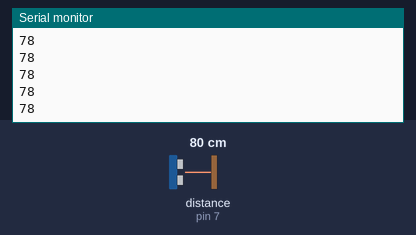
Simulated run of this sketch. Board: Arduino Uno, built with avr-gcc and run on an emulated ATmega328P. On the bench: the last lines printed to the serial monitor. Wiring (inferred from the names in the program): ultrasonic range finder: trigger pin 6; echo pin 7. The inputs (shaded band) are chosen by the test bench; at power-on: distance to the obstacle (sensor on pin 7) 80 cm. The echo pulse lasts 58.3 µs per cm.

Above: at 1.7 s.
1.8 s: distance to the obstacle (sensor on pin 7) set to 2 cm
At 1.87 s:
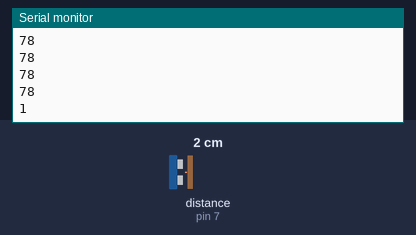
3.3 s: distance to the obstacle (sensor on pin 7) set to 4 cm
At 3.39 s:
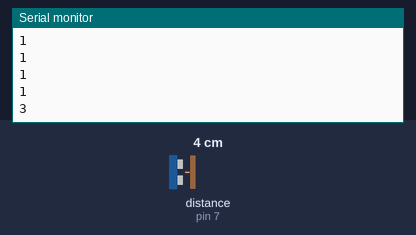
Timing chart, 0 to 6.3 s (numbered marks = the images above; inputs shaded):
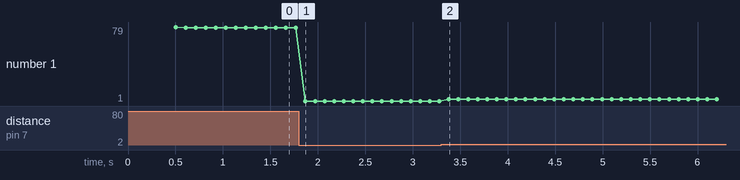

Measured:
- after the input at 1.8 s, the serial monitor: prints a new line after 0.07 s (image 1)
- after the input at 3.3 s, the serial monitor: prints a new line after 0.08 s (image 2)
- plotted number 1: 78 → 1 after the input at 1.8 s, 1 → 3 after the input at 3.3 s

The sketch:

Ultrasonico.ino
```cpp
const int trigPin = 6, echoPin = 7;
long duration;
int distance=0;

void setup() {
pinMode(trigPin, OUTPUT);      // Sets the trigPin as an Output
pinMode(echoPin, INPUT);       // Sets the echoPin as an Input
Serial.begin(9600);            // Starts the serial communication
delay(500);
}

void loop() {
                                  // Clears the trigPin
digitalWrite(trigPin, LOW);
delayMicroseconds(2);
                                  // Sets the trigPin on HIGH state for 10 micro seconds
digitalWrite(trigPin, HIGH);
delayMicroseconds(10);
digitalWrite(trigPin, LOW);
                                  // Reads the echoPin, returns the sound wave travel time in microseconds
duration = pulseIn(echoPin, HIGH);
distance= duration*0.034/2;

if(distance<500){
  //Serial.print("Distancia: ");
  Serial.println(distance);
  delay(100);
}

}
```
